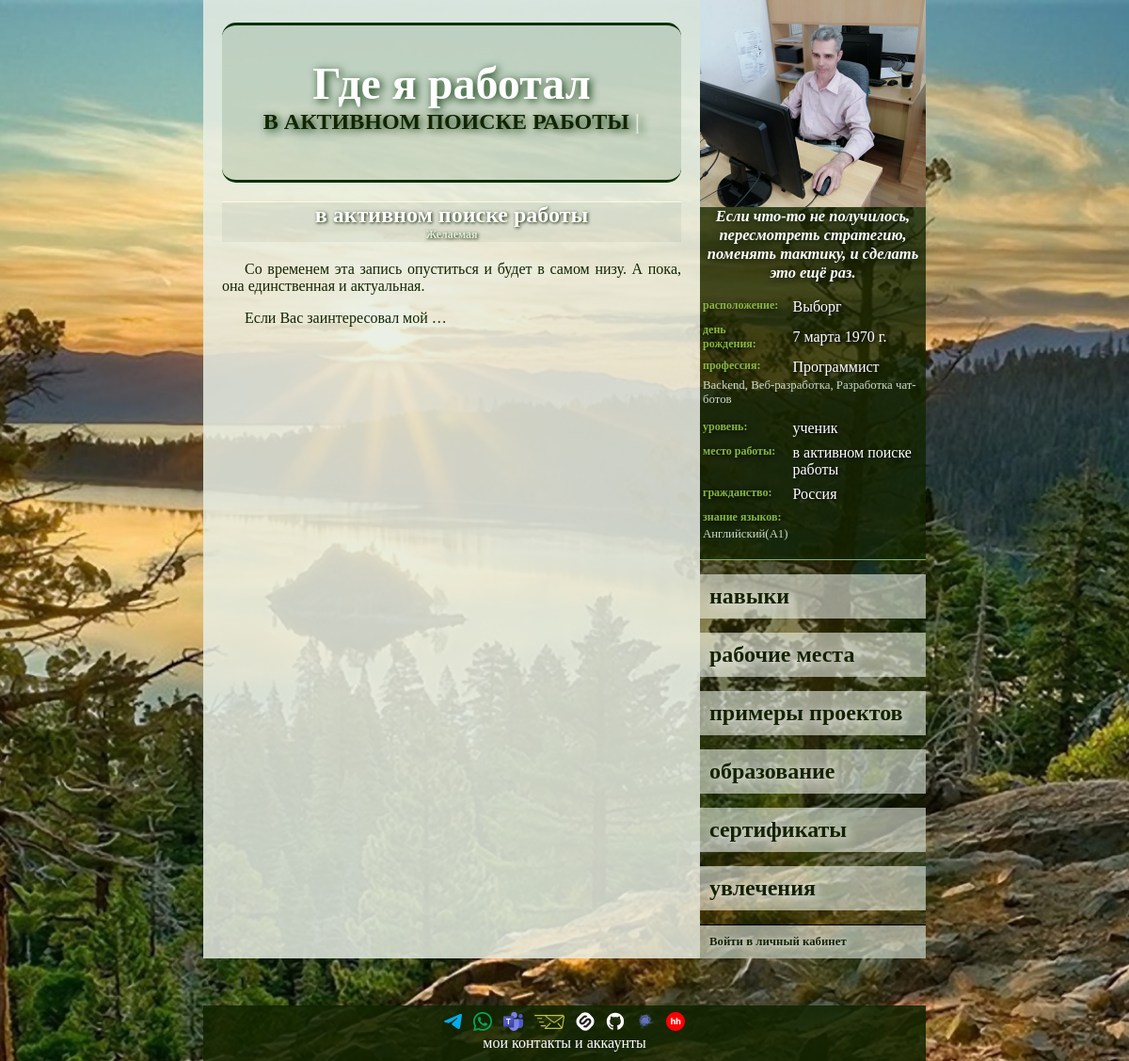
Before: /1/data/working with the older database file.
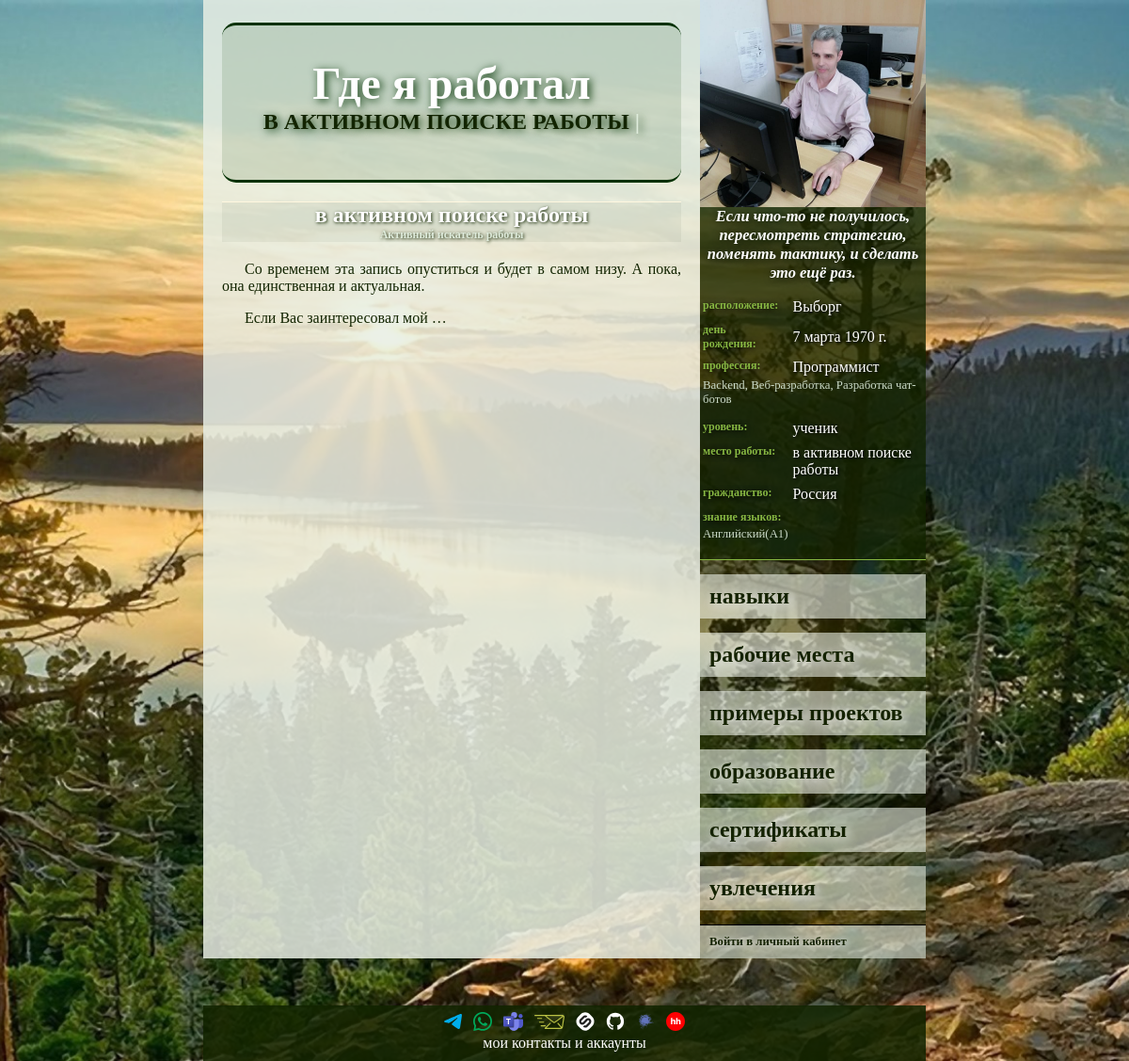
After: the same page with the newer database file.
### new/models.py (models this page shows, shortened)
class Generalization(models.Model):
    name = models.CharField(max_length=500, unique=True, verbose_name="Наименование")
    description = models.TextField(verbose_name="Описание")
    class Meta:
        abstract = True

class StartAndEndDates(models.Model):
    start_date = models.DateField(blank=True, null=True, verbose_name="Дата начала")
    end_date = models.DateField(blank=True, null=True, verbose_name="Дата конца")
    start_date: Optional[date]
    end_date: Optional[date]
    class Meta:
        abstract = True

class LinkToTheOriginal(models.Model):
    link_to_the_original = models.URLField(blank=True, null=True, verbose_name="Ссылка на оригинал")
    class Meta:
        abstract = True

class Working(Generalization, StartAndEndDates, LinkToTheOriginal):
    position = models.CharField(max_length=255, verbose_name="Должность")
    used_skills = models.ManyToManyField(
        Skill,
        blank=True,
        related_name="i_worked_for",
        verbose_name="Навыки полученные на этой работе",
    )
    class Meta:
        verbose_name = "Рабочее место"
        verbose_name_plural = "Рабочие места"

### new/views.py (the view)
class ListOfWorking(GetContext, ListView):
    template_name = "new/list_of_working.html"
    model = Working
    context_object_name = "workings"
    def get_queryset(self):
        queryset = Working.objects.order_by('-start_date')
        return queryset

### new/models.py (called while the page is built)
    def __str__(self):
        return self.name

    def __str__(self):
        return self.name

    def __str__(self):
        return self.name

    def __str__(self):
        return self.name

    def __str__(self):
        return self.name

    def __str__(self):
        return f"{self.name}({self.level})"

### new/views.py (called while the page is built)
    def get_context_data(self, **kwargs):
        context = super().get_context_data(**kwargs)
        context['i_am'] = MyUser.objects.get(id=1)
        return context

### new/templates/new/list_of_working.html (shortened to what this page needs)
{%extends 'base.html'%}
{% block body %}
<div class="name_user">
    Где я работал
    <div class="under_name_user">
        {% for working in workings %}
        <a href="{% url 'отобразить конкретное рабочее место' working.id %}">{{ working.name }}</a> |
        {% endfor %}
    </div>
</div>
{% for working in workings%}
    <div class="specifics">
        <h2>
            {{ working.name }}
            <span class="under_name_user" style="text-transform: none;display: block;">{{ working.position }}</span>
        </h2>
        <a href="{% url 'отобразить конкретное рабочее место' working.id %}"><div class="main_text">
            {{ working.description|linebreaks|truncatewords:20 }}
        </div></a>
    </div>
{% endfor%}
{% endblock body %}

Changed rows visible on the page:
changed Working "В АКТИВНОМ ПОИСКЕ РАБОТЫ": position "Желаемая" → "Активный искатель работы"
